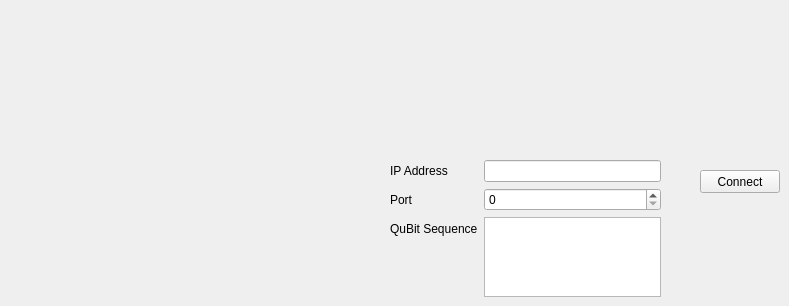
      <widget class="QWidget" name="tab_4">
       <attribute name="title">
        <string>Phase Stabilization</string>
       </attribute>
       <widget class="QPushButton" name="ps_connect_button">
        <property name="geometry">
         <rect>
          <x>700</x>
          <y>170</y>
          <width>80</width>
          <height>23</height>
         </rect>
        </property>
        <property name="text">
         <string>Connect</string>
        </property>
       </widget>
       <widget class="QWidget" name="verticalLayoutWidget">
        <property name="geometry">
         <rect>
          <x>390</x>
          <y>160</y>
          <width>271</width>
          <height>137</height>
         </rect>
        </property>
        <layout class="QFormLayout" name="formLayout">
         <item row="0" column="0">
          <widget class="QLabel" name="label_3">
           <property name="text">
            <string>IP Address</string>
           </property>
          </widget>
         </item>
         <item row="2" column="0">
          <widget class="QLabel" name="label_6">
           <property name="text">
            <string>Port</string>
           </property>
          </widget>
         </item>
         <item row="0" column="1">
          <widget class="QLineEdit" name="ps_ip_address"/>
         </item>
         <item row="2" column="1">
          <widget class="QSpinBox" name="ps_port">
           <property name="maximum">
            <number>65535</number>
           </property>
          </widget>
         </item>
         <item row="3" column="0">
          <widget class="QLabel" name="label_7">
           <property name="text">
            <string>QuBit Sequence</string>
           </property>
          </widget>
         </item>
         <item row="3" column="1">
          <widget class="QPlainTextEdit" name="qubit_sequence"/>
         </item>
        </layout>
       </widget>
      </widget>
